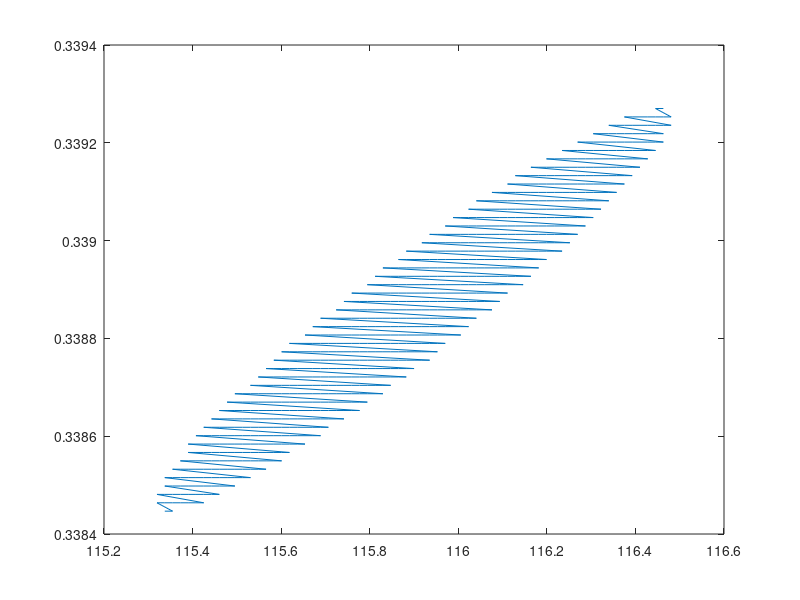

Reproduce this figure in MATLAB.
clear

T_data = linspace(90,130,30);

T_LJ = [0.75,0.85,1,1.05,1.1,1.15,1.2];
rhoL_LJ = [0.8195 0.7779 0.701 0.6702, 0.6407, 0.6061, 0.5659];

b_LJ_fit = [0.31443712 0.17405154 1.2996166 0.50021066 0.33325329];

rhoL_LJ_hat = @(T_star) b_LJ_fit(1) + b_LJ_fit(2).*(b_LJ_fit(3) - T_star) + b_LJ_fit(4).*(b_LJ_fit(3) - T_star).^b_LJ_fit(5);

sig_Ar = 0.33873047; % nm
eps_Ar = 115.80313138; % K

T_exp = [87.29 90 90 94.43 99.2 100 100 100 105 105.97 110 110 110  110.98 115 116.81 120 120 120 124.22 130 130 130.03 134.86];
Y_exp = [34.843 34.474 34.483 33.786 33.116 32.834 32.852 32.902 32.031 31.949 31.037 31.063 31.122 30.96 30.162 29.941 29.028 29.048 29.131 28.329 26.669 26.679 26.88 25.253];

Y_hat = @(T, b) rhoL_LJ_hat(T/b(2)) ./ (b(1)^3) * 1.6605778811; % The last value is to convert into mol/L

n = length(T_data); % Make sure this referring to the data that you actually are using, I forgot to change this to T_data from T_exp in one case
p = 2;

b_g = [sig_Ar, eps_Ar];

rhoL_inherent = Y_hat(T_data,b_g);

s_inherent = 0.002 * mean(rhoL_inherent);

valid = 0;

for a = 1:1

rho_data = normrnd(rhoL_inherent, s_inherent);

SSE_hat = @(b) sum((rho_data - Y_hat(T_data,b)).^2);
    
b_fit = fminsearch(SSE_hat,b_g);

Y_fit = Y_hat(T_data,b_fit);
    
SSE_fit = SSE_hat(b_fit);
    
sigma2 = SSE_fit / (n - p);
    
RHS = sigma2 * (n + p * (finv(0.95,p,n-p)-1));
       
sig_range = linspace(0.998,1.002,80)*b_fit(1);
eps_range = linspace(0.994,1.006,80)*b_fit(2);

    k = 1;
            
for i = 1:length(sig_range)
                
    for j = 1:length(eps_range)
        
            b_range = [sig_range(i); eps_range(j)];
                    
            SSE_range = SSE_hat(b_range);
        
                if SSE_range < RHS
                       
                    b_ext(k,:) = b_range;
                    
                    Y_ext(k,:) = Y_hat(T_data,b_range);
                
                    k = k+1;
                    
%                     if SSE_range < SSE_fit
%                         
%                         b_new_best_fit = b_range;
%                         
%                     end
                                                                
                end
                            
    end
    
end
    
    Y_hi = max(Y_ext);
    Y_lo = min(Y_ext);
    
    valid_all = 1;
    
    for r = 1:length(Y_hi)
        
       if Y_hi(r) < rhoL_inherent(r) || Y_lo(r) > rhoL_inherent(r)
          
           valid_all = 0;
           
       end
        
    end
    
    if valid_all == 1
        
        valid = valid + 1;
        
    end
        
    figure
    plot(b_ext(:,2),b_ext(:,1))
    
%     figure
%     hold
%     scatter(T_data,rhoL_inherent,'g')
% %     scatter(T_data,rho_data)
%     plot(T_data,Y_fit)
%     plot(T_data,Y_hi,'--')
%     plot(T_data,Y_lo,'--')
%     hold

    max(b_ext(:,1))/b_fit(1)
    min(b_ext(:,1))/b_fit(1)
    max(b_ext(:,2))/b_fit(2)
    min(b_ext(:,2))/b_fit(2)
%     
    clear Y_ext b_ext
    
end

valid/a